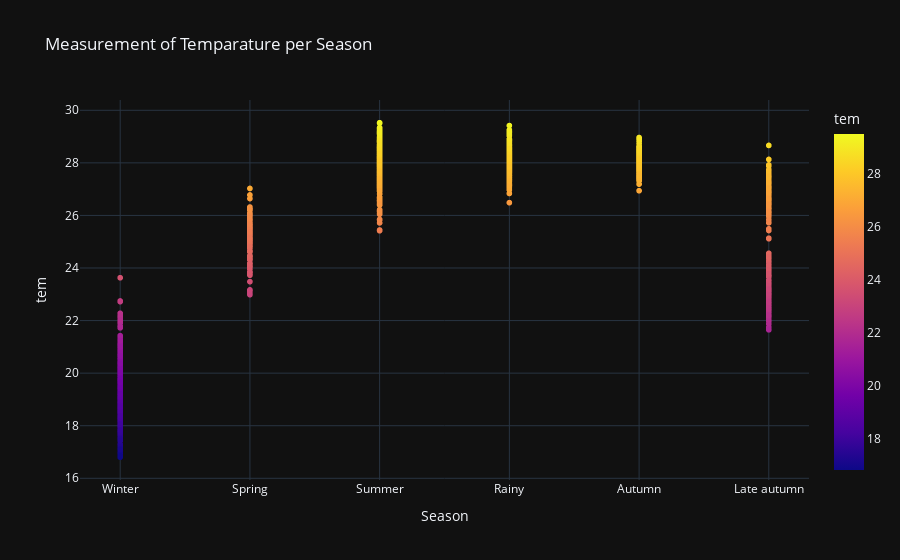

The cell this chart's notebook holds for it:
### Code cell
pio.templates.default = "plotly_dark"
fig = px.scatter(df, x = "Season", y = "tem", color="tem", title = "Measurement of Temparature per Season")
fig.show()

### Figure 1 — Plotly figure (JSON) as saved in the notebook; plotly's stock layout.template omitted (floating-point values rounded to 4 significant figures; data arrays with more than 128 entries replaced by an {"elided": "..."} marker saying what was removed)
{"data": [{"hovertemplate": "Season=%{x}<br>tem=%{marker.color}<extra></extra>", "legendgroup": "", "marker": {"color": {"elided": "1380 float values"}, "coloraxis": "coloraxis", "symbol": "circle"}, "mode": "markers", "name": "", "showlegend": false, "type": "scattergl", "x": {"elided": "1380 str values"}, "xaxis": "x", "y": {"elided": "1380 float values"}, "yaxis": "y"}], "layout": {"autosize": true, "coloraxis": {"colorbar": {"title": {"text": "tem"}}, "colorscale": [[0, "#0d0887"], [0.1111, "#46039f"], [0.2222, "#7201a8"], [0.3333, "#9c179e"], [0.4444, "#bd3786"], [0.5556, "#d8576b"], [0.6667, "#ed7953"], [0.7778, "#fb9f3a"], [0.8889, "#fdca26"], [1, "#f0f921"]]}, "legend": {"tracegroupgap": 0}, "title": {"text": "Measurement of Temparature per Season"}, "xaxis": {"anchor": "y", "autorange": true, "domain": [0, 1], "range": [-0.2958, 5.296], "title": {"text": "Season"}, "type": "category"}, "yaxis": {"anchor": "x", "autorange": true, "domain": [0, 1], "range": [15.75, 30.58], "title": {"text": "tem"}, "type": "linear"}}}
